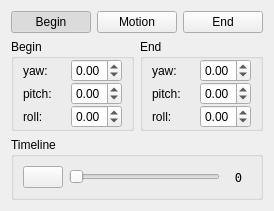
         <widget class="QWidget" name="tabSceneMotion">
          <attribute name="title">
           <string>Motion</string>
          </attribute>
          <layout class="QVBoxLayout" name="verticalLayout_8">
           <item>
            <widget class="QWidget" name="widgetMotionMode" native="true">
             <layout class="QHBoxLayout" name="horizontalLayout_14">
              <property name="margin">
               <number>0</number>
              </property>
              <item>
               <widget class="QPushButton" name="pushButtonMotionModeBegin">
                <property name="text">
                 <string>Begin</string>
                </property>
                <property name="checkable">
                 <bool>true</bool>
                </property>
                <property name="checked">
                 <bool>true</bool>
                </property>
               </widget>
              </item>
              <item>
               <widget class="QPushButton" name="pushButtonMotionModeMotion">
                <property name="text">
                 <string>Motion</string>
                </property>
                <property name="checkable">
                 <bool>true</bool>
                </property>
               </widget>
              </item>
              <item>
               <widget class="QPushButton" name="pushButtonMotionModeEnd">
                <property name="text">
                 <string>End</string>
                </property>
                <property name="checkable">
                 <bool>true</bool>
                </property>
               </widget>
              </item>
             </layout>
            </widget>
           </item>
           <item>
            <widget class="QWidget" name="widgetMotionBegin" native="true">
             <layout class="QHBoxLayout" name="horizontalLayout_2">
              <property name="margin">
               <number>0</number>
              </property>
              <item>
               <widget class="QGroupBox" name="groupBoxMotionBegin">
                <property name="title">
                 <string>Begin</string>
                </property>
                <layout class="QGridLayout" name="gridLayout_3">
                 <property name="topMargin">
                  <number>0</number>
                 </property>
                 <property name="bottomMargin">
                  <number>0</number>
                 </property>
                 <property name="verticalSpacing">
                  <number>0</number>
                 </property>
                 <item row="0" column="0">
                  <widget class="QLabel" name="labelMotionBeginYaw">
                   <property name="text">
                    <string>yaw:</string>
                   </property>
                  </widget>
                 </item>
                 <item row="0" column="1">
                  <widget class="QDoubleSpinBox" name="doubleSpinBoxMotionBeginYaw">
                   <property name="wrapping">
                    <bool>true</bool>
                   </property>
                   <property name="accelerated">
                    <bool>true</bool>
                   </property>
                   <property name="maximum">
                    <double>6.280000000000000</double>
                   </property>
                   <property name="singleStep">
                    <double>0.010000000000000</double>
                   </property>
                  </widget>
                 </item>
                 <item row="1" column="0">
                  <widget class="QLabel" name="labelMotionBeginPitch">
                   <property name="text">
                    <string>pitch:</string>
                   </property>
                  </widget>
                 </item>
                 <item row="1" column="1">
                  <widget class="QDoubleSpinBox" name="doubleSpinBoxMotionBeginPitch">
                   <property name="wrapping">
                    <bool>true</bool>
                   </property>
                   <property name="accelerated">
                    <bool>true</bool>
                   </property>
                   <property name="maximum">
                    <double>6.280000000000000</double>
                   </property>
                   <property name="singleStep">
                    <double>0.010000000000000</double>
                   </property>
                  </widget>
                 </item>
                 <item row="2" column="0">
                  <widget class="QLabel" name="labelMotionBeginRoll">
                   <property name="text">
                    <string>roll:</string>
                   </property>
                  </widget>
                 </item>
                 <item row="2" column="1">
                  <widget class="QDoubleSpinBox" name="doubleSpinBoxMotionBeginRoll">
                   <property name="wrapping">
                    <bool>true</bool>
                   </property>
                   <property name="accelerated">
                    <bool>true</bool>
                   </property>
                   <property name="maximum">
                    <double>6.280000000000000</double>
                   </property>
                   <property name="singleStep">
                    <double>0.010000000000000</double>
                   </property>
                  </widget>
                 </item>
                </layout>
               </widget>
              </item>
              <item>
               <widget class="QGroupBox" name="groupBoxMotionEnd">
                <property name="title">
                 <string>End</string>
                </property>
                <layout class="QGridLayout" name="gridLayout_4">
                 <property name="topMargin">
                  <number>0</number>
                 </property>
                 <property name="bottomMargin">
                  <number>0</number>
                 </property>
                 <property name="verticalSpacing">
                  <number>0</number>
                 </property>
                 <item row="0" column="0">
                  <widget class="QLabel" name="labelMotionEndYaw">
                   <property name="text">
                    <string>yaw:</string>
                   </property>
                  </widget>
                 </item>
                 <item row="0" column="1">
                  <widget class="QDoubleSpinBox" name="doubleSpinBoxMotionEndYaw">
                   <property name="wrapping">
                    <bool>true</bool>
                   </property>
                   <property name="accelerated">
                    <bool>true</bool>
                   </property>
                   <property name="maximum">
                    <double>6.280000000000000</double>
                   </property>
                   <property name="singleStep">
                    <double>0.010000000000000</double>
                   </property>
                  </widget>
                 </item>
                 <item row="1" column="0">
                  <widget class="QLabel" name="labelMotionEndPitch">
                   <property name="text">
                    <string>pitch:</string>
                   </property>
                  </widget>
                 </item>
                 <item row="1" column="1">
                  <widget class="QDoubleSpinBox" name="doubleSpinBoxMotionEndPitch">
                   <property name="wrapping">
                    <bool>true</bool>
                   </property>
                   <property name="accelerated">
                    <bool>true</bool>
                   </property>
                   <property name="maximum">
                    <double>6.280000000000000</double>
                   </property>
                   <property name="singleStep">
                    <double>0.010000000000000</double>
                   </property>
                  </widget>
                 </item>
                 <item row="2" column="0">
                  <widget class="QLabel" name="labelMotionEndRoll">
                   <property name="text">
                    <string>roll:</string>
                   </property>
                  </widget>
                 </item>
                 <item row="2" column="1">
                  <widget class="QDoubleSpinBox" name="doubleSpinBoxMotionEndRoll">
                   <property name="wrapping">
                    <bool>true</bool>
                   </property>
                   <property name="accelerated">
                    <bool>true</bool>
                   </property>
                   <property name="maximum">
                    <double>6.280000000000000</double>
                   </property>
                   <property name="singleStep">
                    <double>0.010000000000000</double>
                   </property>
                  </widget>
                 </item>
                </layout>
               </widget>
              </item>
             </layout>
            </widget>
           </item>
           <item>
            <widget class="QGroupBox" name="groupBoxMotionTimeline">
             <property name="title">
              <string>Timeline</string>
             </property>
             <layout class="QHBoxLayout" name="horizontalLayout_13">
              <item>
               <widget class="QPushButton" name="pushButtonStartStopMotion">
                <property name="icon">
                 <iconset resource="../resources.qrc">
                  <normaloff>:/resource/img/bench_run.png</normaloff>:/resource/img/bench_run.png</iconset>
                </property>
                <property name="checkable">
                 <bool>true</bool>
                </property>
               </widget>
              </item>
              <item>
               <widget class="QSlider" name="horizontalSliderMotion">
                <property name="maximum">
                 <number>1000</number>
                </property>
                <property name="orientation">
                 <enum>Qt::Horizontal</enum>
                </property>
               </widget>
              </item>
              <item>
               <widget class="QLabel" name="labelSliderMotionValue">
                <property name="minimumSize">
                 <size>
                  <width>25</width>
                  <height>0</height>
                 </size>
                </property>
                <property name="maximumSize">
                 <size>
                  <width>25</width>
                  <height>16777215</height>
                 </size>
                </property>
                <property name="font">
                 <font>
                  <family>DejaVu Sans Mono</family>
                 </font>
                </property>
                <property name="text">
                 <string>0</string>
                </property>
                <property name="alignment">
                 <set>Qt::AlignCenter</set>
                </property>
               </widget>
              </item>
             </layout>
            </widget>
           </item>
          </layout>
         </widget>
